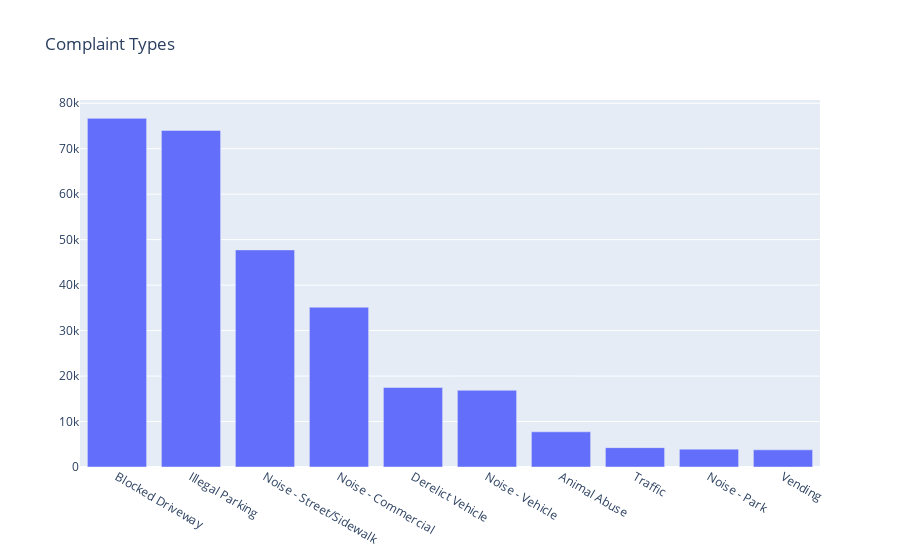

The notebook cell this image was saved under:
### Code cell
data = [go.Bar(
   x = count['Type'],
   y = count['count']
)]
layout = go.Layout(
   {"title":"Complaint Types"})

fig = go.Figure(data=data, layout = layout)
iplot(fig)

### Figure 1 — Plotly figure (JSON) as saved in the notebook; plotly's stock layout.template omitted (floating-point values rounded to 4 significant figures)
{"data": [{"type": "bar", "x": ["Blocked Driveway", "Illegal Parking", "Noise - Street/Sidewalk", "Noise - Commercial", "Derelict Vehicle", "Noise - Vehicle", "Animal Abuse", "Traffic", "Noise - Park", "Vending"], "y": [76678, 74021, 47748, 35145, 17496, 16867, 7743, 4257, 3927, 3774]}], "layout": {"title": {"text": "Complaint Types"}}}
